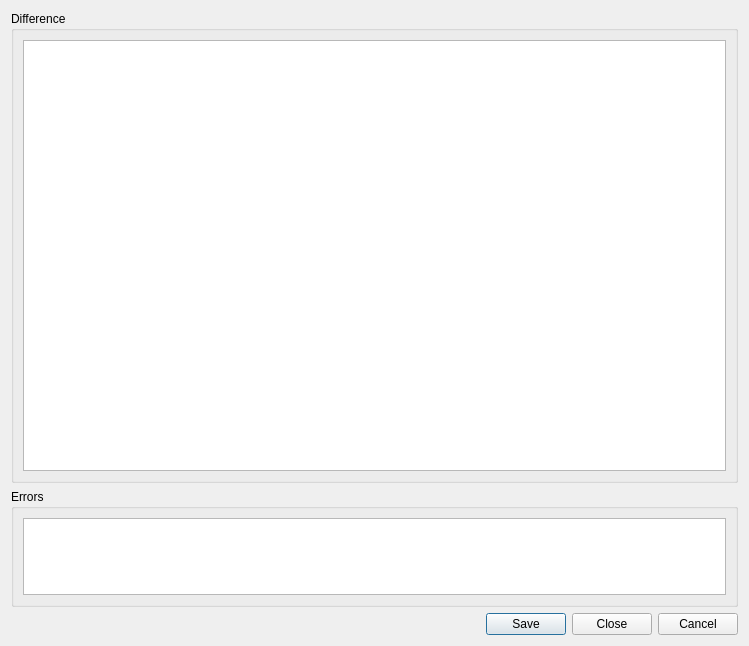
<?xml version="1.0" encoding="UTF-8"?>
<ui version="4.0">
 <class>SvnDiffDialog</class>
 <widget class="QWidget" name="SvnDiffDialog">
  <property name="geometry">
   <rect>
    <x>0</x>
    <y>0</y>
    <width>749</width>
    <height>646</height>
   </rect>
  </property>
  <property name="windowTitle">
   <string>Subversion Diff</string>
  </property>
  <layout class="QVBoxLayout">
   <item>
    <widget class="QGroupBox" name="contentsGroup">
     <property name="sizePolicy">
      <sizepolicy hsizetype="Preferred" vsizetype="Preferred">
       <horstretch>0</horstretch>
       <verstretch>4</verstretch>
      </sizepolicy>
     </property>
     <property name="title">
      <string>Difference</string>
     </property>
     <layout class="QVBoxLayout">
      <item>
       <widget class="QTextEdit" name="contents">
        <property name="whatsThis">
         <string>&lt;b&gt;Subversion Diff&lt;/b&gt;&lt;p&gt;This shows the output of the svn diff command.&lt;/p&gt;</string>
        </property>
        <property name="lineWrapMode">
         <enum>QTextEdit::NoWrap</enum>
        </property>
        <property name="readOnly">
         <bool>true</bool>
        </property>
        <property name="tabStopWidth">
         <number>8</number>
        </property>
        <property name="acceptRichText">
         <bool>false</bool>
        </property>
       </widget>
      </item>
     </layout>
    </widget>
   </item>
   <item>
    <widget class="QGroupBox" name="errorGroup">
     <property name="sizePolicy">
      <sizepolicy hsizetype="Preferred" vsizetype="Expanding">
       <horstretch>0</horstretch>
       <verstretch>1</verstretch>
      </sizepolicy>
     </property>
     <property name="title">
      <string>Errors</string>
     </property>
     <layout class="QVBoxLayout">
      <item>
       <widget class="QTextEdit" name="errors">
        <property name="readOnly">
         <bool>true</bool>
        </property>
        <property name="acceptRichText">
         <bool>false</bool>
        </property>
       </widget>
      </item>
     </layout>
    </widget>
   </item>
   <item>
    <widget class="QDialogButtonBox" name="buttonBox">
     <property name="orientation">
      <enum>Qt::Horizontal</enum>
     </property>
     <property name="standardButtons">
      <set>QDialogButtonBox::Cancel|QDialogButtonBox::Close|QDialogButtonBox::Save</set>
     </property>
    </widget>
   </item>
  </layout>
 </widget>
 <tabstops>
  <tabstop>contents</tabstop>
  <tabstop>errors</tabstop>
  <tabstop>buttonBox</tabstop>
 </tabstops>
 <resources/>
 <connections/>
</ui>
